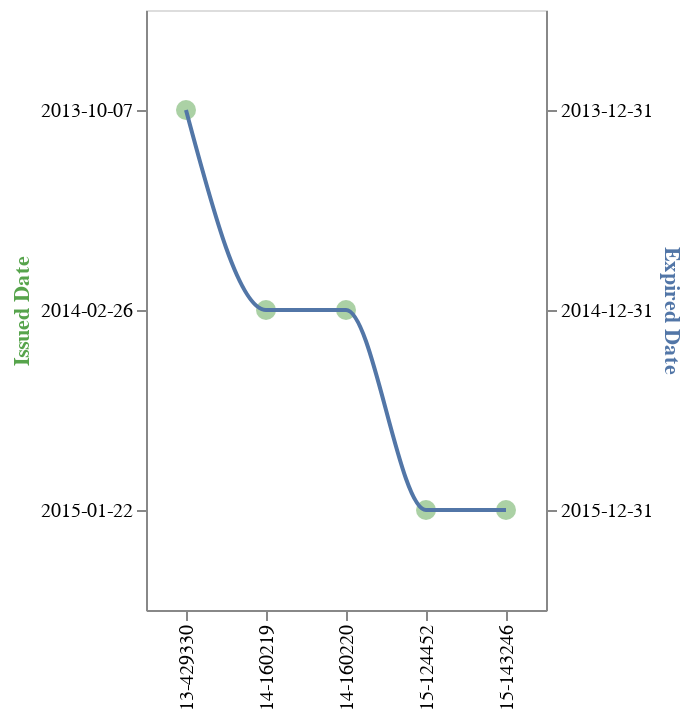

Here is the notebook cell this chart was saved with:
### Code cell
plot_altair(business)

### Figure 1 — Vega-Lite specification as saved in the notebook (floating-point values rounded to 4 significant figures)
{"config": {"view": {"continuousWidth": 400, "continuousHeight": 300}}, "layer": [{"mark": {"type": "circle", "color": "#57A44C", "opacity": 0.5, "size": 100}, "encoding": {"tooltip": {"type": "nominal", "field": "BusinessName"}, "x": {"type": "nominal", "axis": {"title": null}, "field": "LicenceNumber"}, "y": {"type": "nominal", "axis": {"title": "Issued Date", "titleColor": "#57A44C"}, "field": "IssuedDate"}, "y2": {"field": "IssuedDate"}}}, {"mark": {"type": "line", "interpolate": "monotone", "stroke": "#5276A7"}, "encoding": {"tooltip": {"type": "nominal", "field": "BusinessName"}, "x": {"type": "nominal", "axis": {"title": null}, "field": "LicenceNumber"}, "y": {"type": "nominal", "axis": {"title": "Expired Date", "titleColor": "#5276A7"}, "field": "ExpiredDate"}}}], "data": {"name": "data-0262d552f969c7d6ddebb71f64f7f6f4"}, "height": 300, "resolve": {"scale": {"y": "independent"}}, "width": 200, "$schema": "https://vega.github.io/schema/vega-lite/v4.8.1.json", "datasets": {"data-0262d552f969c7d6ddebb71f64f7f6f4": [{"FOLDERYEAR": 14, "LicenceRSN": 2180373, "LicenceNumber": "14-160220", "LicenceRevisionNumber": 0, "BusinessName": "Tamton Networking Inc", "BusinessTradeName": "Tam Ton Training", "Status": "Issued", "IssuedDate": "2014-02-26", "ExpiredDate": "2014-12-31", "BusinessType": "Instruction", "BusinessSubType": "Computer Instruction", "Unit": "2035", "UnitType": "Unit", "House": "88", "Street": "W PENDER ST", "City": "Vancouver", "Province": "BC", "Country": "CA", "PostalCode": "V6B 6N9", "LocalArea": "Downtown", "NumberofEmployees": 0.0, "FeePaid": 130.0, "ExtractDate": "2019-07-21T16:49:13-04:00", "Geom": "{\"type\": \"Point\", \"coordinates\": [-123.106751856679, 49.280289660285]}"}, {"FOLDERYEAR": 15, "LicenceRSN": 2372970, "LicenceNumber": "15-143246", "LicenceRevisionNumber": 0, "BusinessName": "Tamton Networking Inc", "BusinessTradeName": "Tam Ton Training", "Status": "Issued", "IssuedDate": "2015-01-22", "ExpiredDate": "2015-12-31", "BusinessType": "Retail Dealer", "BusinessSubType": "Other", "Unit": "2035", "UnitType": "Unit", "House": "88", "Street": "W PENDER ST", "City": "Vancouver", "Province": "BC", "Country": "CA", "PostalCode": "V6B 6N9", "LocalArea": "Downtown", "NumberofEmployees": 4.0, "FeePaid": 173.0, "ExtractDate": "2019-07-21T16:49:16-04:00", "Geom": "{\"type\": \"Point\", \"coordinates\": [-123.106751856679, 49.280289660285]}"}, {"FOLDERYEAR": 15, "LicenceRSN": 2354164, "LicenceNumber": "15-124452", "LicenceRevisionNumber": 0, "BusinessName": "Tamton Networking Inc", "BusinessTradeName": "Tam Ton Training", "Status": "Issued", "IssuedDate": "2015-01-22", "ExpiredDate": "2015-12-31", "BusinessType": "Instruction", "BusinessSubType": "Computer Instruction", "Unit": "2035", "UnitType": "Unit", "House": 88.0, "Street": "W PENDER ST", "City": "Vancouver", "Province": "BC", "Country": "CA", "PostalCode": "V6B 6N9", "LocalArea": "Downtown", "NumberofEmployees": 4.0, "FeePaid": 173.0, "ExtractDate": "2019-07-21T16:49:15-04:00", "Geom": "{\"type\": \"Point\", \"coordinates\": [-123.106751856679, 49.280289660285]}"}, {"FOLDERYEAR": 14, "LicenceRSN": 2180371, "LicenceNumber": "14-160219", "LicenceRevisionNumber": 0, "BusinessName": "Tamton Networking Inc", "BusinessTradeName": "Tam Ton Training", "Status": "Issued", "IssuedDate": "2014-02-26", "ExpiredDate": "2014-12-31", "BusinessType": "Retail Dealer", "BusinessSubType": "Other", "Unit": "2035", "UnitType": "Unit", "House": 88.0, "Street": "W PENDER ST", "City": "Vancouver", "Province": "BC", "Country": "CA", "PostalCode": "V6B 6N9", "LocalArea": "Downtown", "NumberofEmployees": 0.0, "FeePaid": 130.0, "ExtractDate": "2019-07-21T16:49:13-04:00", "Geom": "{\"type\": \"Point\", \"coordinates\": [-123.106751856679, 49.280289660285]}"}, {"FOLDERYEAR": 13, "LicenceRSN": 2100546, "LicenceNumber": "13-429330", "LicenceRevisionNumber": 0, "BusinessName": "Tamton Networking Inc", "BusinessTradeName": "Tamton Training", "Status": "Issued", "IssuedDate": "2013-10-07", "ExpiredDate": "2013-12-31", "BusinessType": "Office", "BusinessSubType": "Administration", "Unit": "160", "UnitType": "Unit", "House": "422", "Street": "RICHARDS ST", "City": "Vancouver", "Province": "BC", "Country": "CA", "PostalCode": "V6B 2Z4", "LocalArea": "Downtown", "NumberofEmployees": 0.0, "FeePaid": 82.0, "ExtractDate": "2019-07-21T16:49:09-04:00", "Geom": "{\"type\": \"Point\", \"coordinates\": [-123.111926364132, 49.2836865871596]}"}]}}
